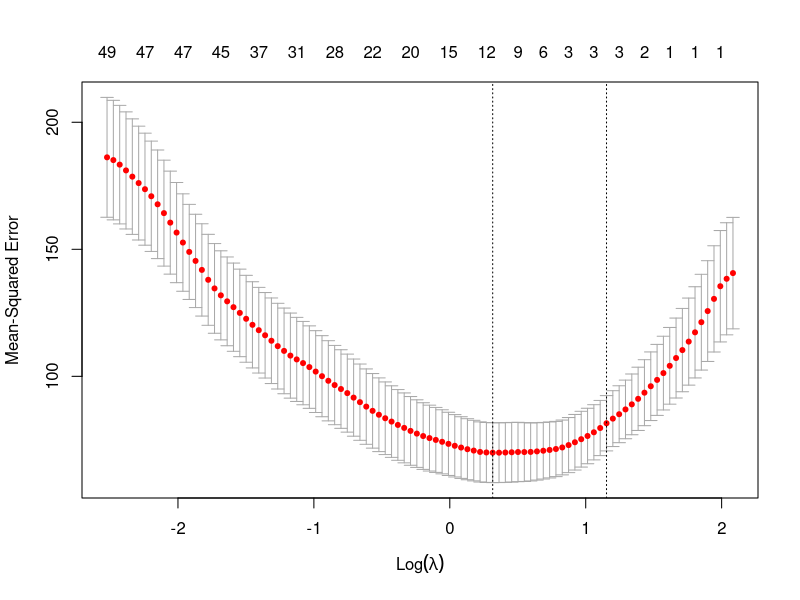
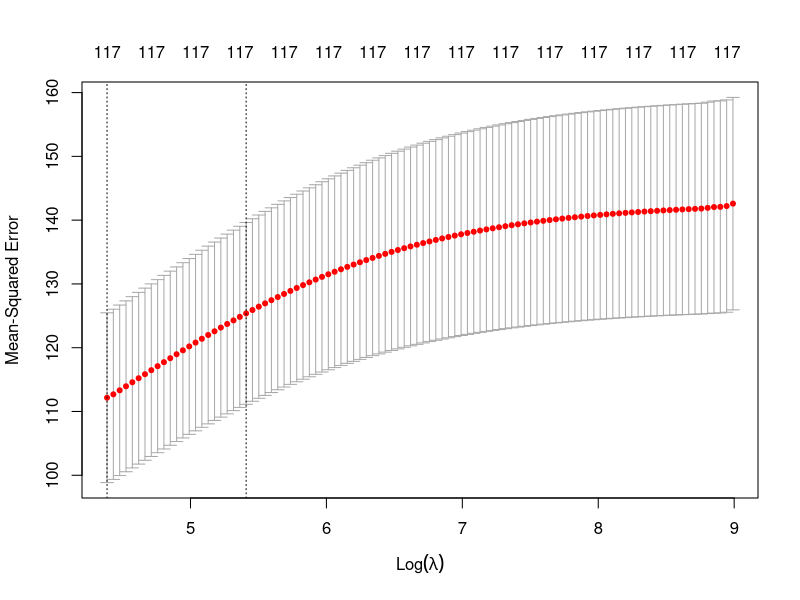
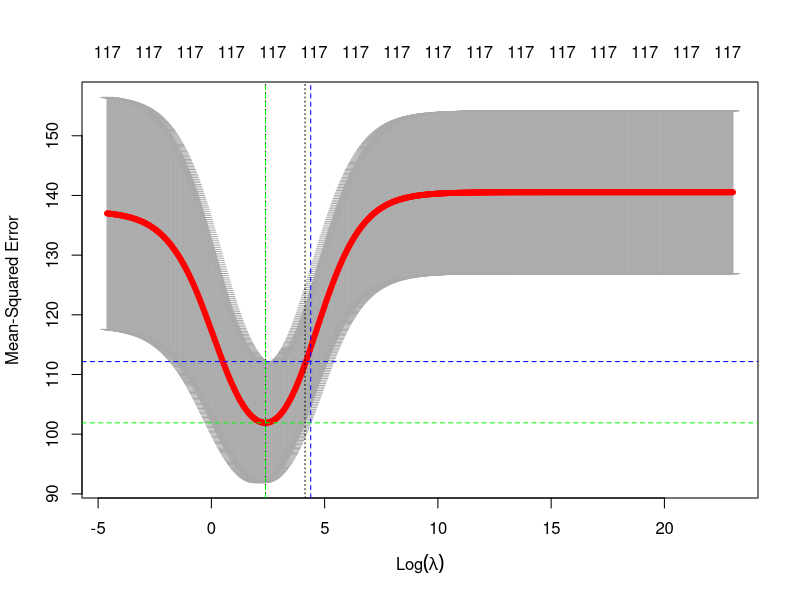
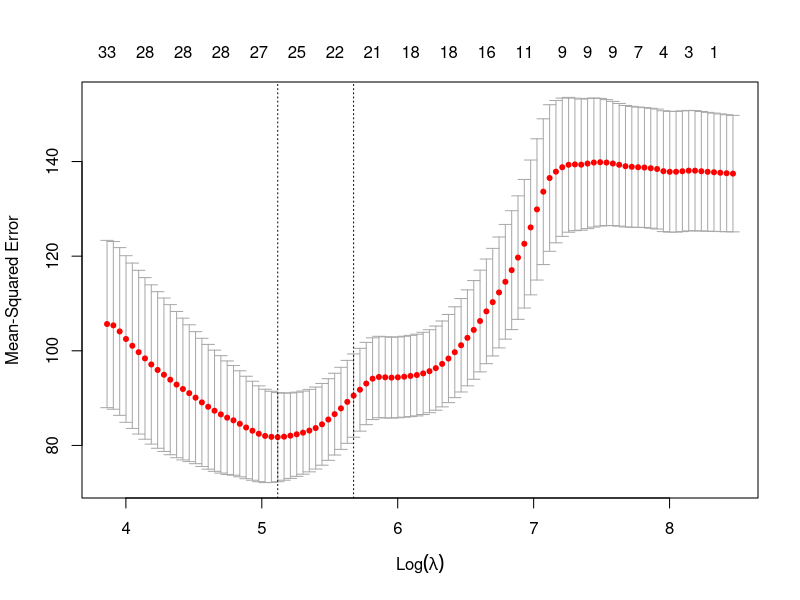

The R script that drew these images, in order:
#========================================================================================
library(dplyr)
library(glmnet)   # load the library
library(caTools)
library(caret)

data <- read.csv('data_final.csv')
data <- data %>% relocate(weight, Age)  # move weight to the first column


data <- select(data, -Pos_SF.PF)
# Get ind. and response variables
X <- select(data, -c(Player, salary))
Y <- select(data, salary)
Y <- Y/1000000   # get the response in million
data_net <- select(data, -Player)  # dataset for elastic net
data_net$salary <- data_net$salary/1000000

# train test split
set.seed(1)   # set the seed
sample <- sample.split(data$Pos_C, SplitRatio = 0.7)
X_train  <- X[sample, ] %>% as.matrix()
X_test   <- X[!sample, ] %>% as.matrix()
Y_train <- Y[sample, ] %>% as.matrix()
Y_test <- Y[!sample, ] %>% as.matrix()
X_train_net <- data_net[sample,] %>% as.matrix()
X_test_net <- data_net[!sample, ] %>% as.matrix()

########################################################################################
########################################################################################
# find the best model (with cross-validation)
lasso_fit <- cv.glmnet(as.matrix(X_train), as.matrix(Y_train), alpha=1)  # k-fold is selected randomly
plot(lasso_fit)
str(lasso_fit)
lambda_lasso <- lasso_fit$lambda.min

coef_lasso <- coef(lasso_fit, s='lambda.min')   # coefficient selected by lasso
coef_lasso



model_lasso <- glmnet(X_train, Y_train, lambda = lambda_lasso, alpha=1)
pred_lasso <- predict(model_lasso, as.matrix(X_test), alpha=1)
rel_error_lasso <- abs(pred_lasso - Y_test) / Y_test
rel_error_lasso

# get the portion of the predictions that have an error less than 30 percent
ratio_lasso <- length(rel_error_lasso[rel_error_lasso< 0.4]) / length(Y_test)
ratio_lasso


# mse
mse_lasso <- round(mean((pred_lasso - Y_test)^2))


#=====================================================================================
# Ridge regression
cv_ridge_default <- cv.glmnet(X_train, Y_train, alpha = 0)
plot(cv_ridge_default)    # the default sequence of lambda is at the edge of the plot
lambda_ridge_default <- cv_ridge_default$lambda.min
i <- which(cv_ridge_default$lambda == cv_ridge_default$lambda.min)
mse_min_default <- cv_ridge_default$cvm[i]

grid = 10^seq(10,-2,length=1000) ##get lambda sequence
cv_ridge_grid <- cv.glmnet(X_train, Y_train, alpha = 0, lambda = grid)
lambda_ridge_grid <- cv_ridge_grid$lambda.min   # we can get a smaller lambda
plot(cv_ridge_grid)

j <- which(cv_ridge_grid$lambda == cv_ridge_grid$lambda.min)
mse_min_grid <- cv_ridge_grid$cvm[j]
lambda_ridge_grid <- cv_ridge_grid$lambda.min
abline(h=mse_min_default, v=log(lambda_ridge_default),col= 'blue', lty=2)  # selected by default lambda
abline(h=mse_min_grid, v=log(lambda_ridge_grid),col= 'green', lty=2)  # selected by defined grid of lambda
legend(17, 185, legend=c("default", "search_grid"),
       col=c("blue", "green"), lty=1:2, cex=0.8)

# We can get a better lambda
coef_ridge <- coef(cv_ridge_grid)    
coef_ridge


lambda_ridge <- cv_ridge_grid$lambda.min
model_ridge <- glmnet(X_train, Y_train, lambda = lambda_ridge, alpha = 0)
pred_ridge <- predict(model_ridge, newx = X_test)

abs(pred_ridge-Y_test)/Y_test

rel_error_ridge <- abs(pred_ridge-Y_test)/Y_test
# get the portion of the predictions that have an error less than 30 percent
ratio_ridge <- length(rel_error_ridge[rel_error_ridge< 0.4]) / length(Y_test)

ratio_ridge


mse_ridge <- round(mean((pred_ridge - Y_test)^2))


#=====================================================================================
# elastic net

# Build the model using the training set
model_net <- train(
  salary ~ ., data = X_train_net, method = "glmnet",
  trControl = trainControl("cv", number = 10),
  tuneLength = 10
)
# Best tuning parameter
model_net$bestTune

# Model coefficients
coef_net <- coef(model_net$finalModel, model_net$bestTune$lambda)
# Make predictions
pred_net <- model_net %>% predict(X_test_net)
rel_error_net <- abs(pred_net -Y_test) / Y_test
ratio_net <- length(rel_error_net[rel_error_net< 0.4]) / length(Y_test)
ratio_net

############################################################################################
############################################################################################

#=============================================================================================

best_ridge_coef <- as.numeric(coef(cv_ridge_grid, s = cv_ridge_grid$lambda.min))[-1]

## Perform adaptive LASSO with 10-fold CV
alasso_cv <- cv.glmnet(x = X_train, y = Y_train,
                        ## type.measure: loss to use for cross-validation.
                        type.measure = "mse",
                        ## K = 10 is the default.
                        nfold = 10,
                        ## ‘alpha = 1’ is the lasso penalty, and ‘alpha = 0’ the ridge penalty.
                        alpha = 1,
                        ##
                        ## penalty.factor: Separate penalty factors can be applied to each
                        ##           coefficient. This is a number that multiplies ‘lambda’ to
                        ##           allow differential shrinkage. Can be 0 for some variables,
                        ##           which implies no shrinkage, and that variable is always
                        ##           included in the model. Default is 1 for all variables (and
                        ##           implicitly infinity for variables listed in ‘exclude’). Note:
                        ##           the penalty factors are internally rescaled to sum to nvars,
                        ##           and the lambda sequence will reflect this change.
                        penalty.factor = 1 / abs(best_ridge_coef),
                        ## prevalidated array is returned
                        keep = TRUE)
## Penalty vs CV MSE plot
plot(alasso_cv)

alasso_cv$lambda.min
coef_adp <- coef(alasso_cv, s = alasso_cv$lambda.min)
coef_adp

pred_adp <- alasso_cv %>% predict(X_test)
rel_error_adp <- abs(pred_adp -Y_test) / Y_test
ratio_adp <- length(rel_error_adp[rel_error_adp< 0.4]) / length(Y_test)
ratio_adp



ratio_adp
ratio_lasso
ratio_net
ratio_ridge


coef_adp
coef_lasso
coef_net
coef_ridge





rm(list = ls())
